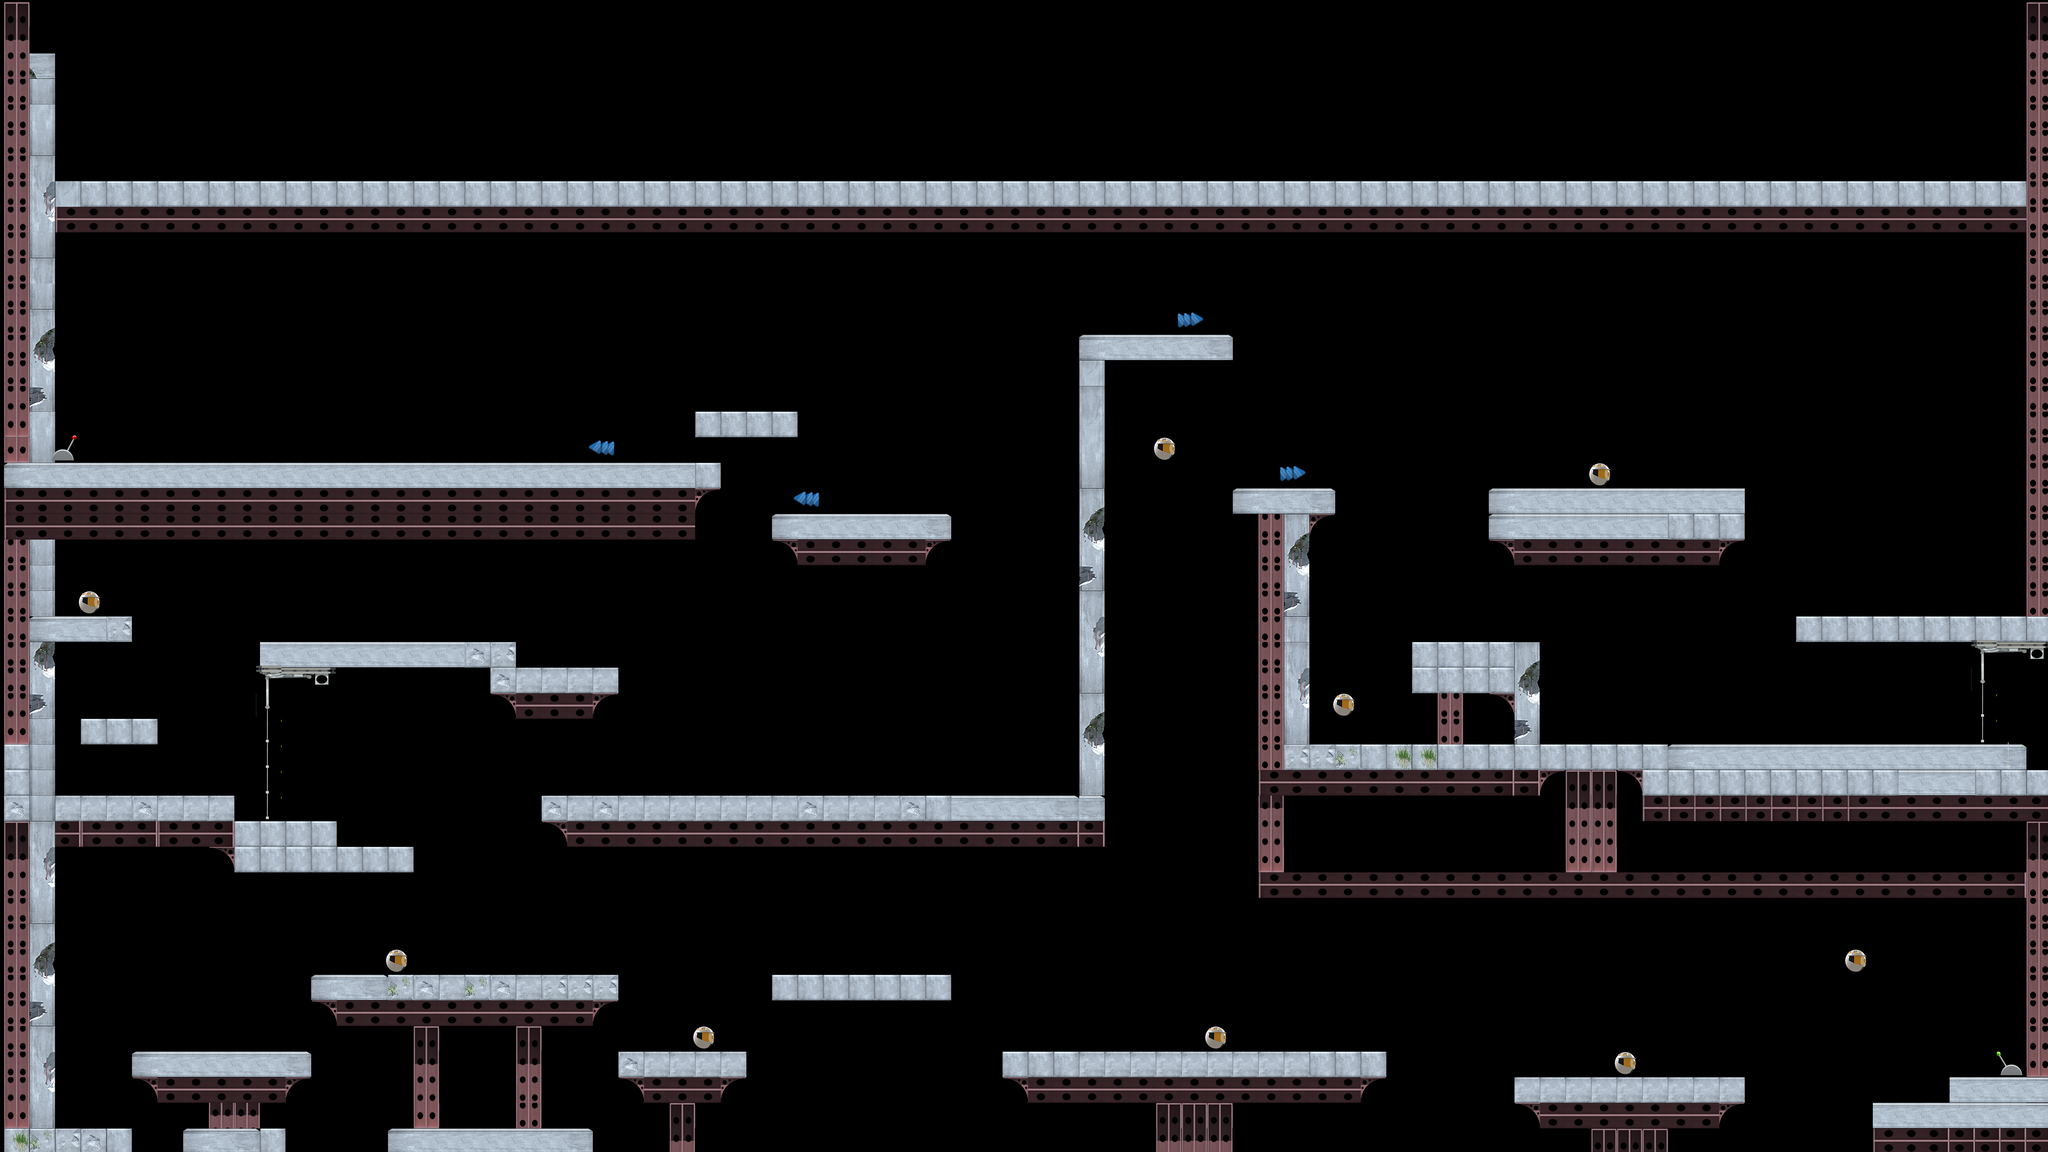

This is a level from a 2D game, rendered from its Tiled map with the project's own tilesets. A one-line summary and the map file follow, with tile-layer data summarised:
An orthogonal 80x45 tile map with 64x64 px tiles, 4 tile layers (Diseño, Puerta, Recolectables, puertaSalirBoss).

<map version="1.0" orientation="orthogonal" renderorder="right-down" width="80" height="45" tilewidth="64" tileheight="64" nextobjectid="1">
 <tileset firstgid="1" name="Tilesv3" tilewidth="64" tileheight="64" tilecount="50" columns="10">
  <image source="Tilesv3.png" width="640" height="320" />
  <tile id="0">
   <properties>
    <property name="body" value="piso" />
   </properties>
  </tile>
  <tile id="1">
   <properties>
    <property name="body" value="piso" />
   </properties>
  </tile>
  <tile id="2">
   <properties>
    <property name="body" value="piso" />
   </properties>
  </tile>
  <tile id="3">
   <properties>
    <property name="body" value="piso" />
   </properties>
  </tile>
  <tile id="4">
   <properties>
    <property name="body" value="piso" />
   </properties>
  </tile>
  <tile id="5">
   <properties>
    <property name="body" value="piso" />
   </properties>
  </tile>
  <tile id="7">
   <properties>
    <property name="tipo" value="puerta" />
   </properties>
  </tile>
  <tile id="8">
   <properties>
    <property name="tipo" value="puerta" />
   </properties>
  </tile>
  <tile id="9">
   <properties>
    <property name="tipo" value="puerta" />
   </properties>
  </tile>
  <tile id="10">
   <properties>
    <property name="body" value="columna" />
   </properties>
  </tile>
  <tile id="11">
   <properties>
    <property name="body" value="columna" />
   </properties>
  </tile>
  <tile id="12">
   <properties>
    <property name="body" value="columna" />
   </properties>
  </tile>
  <tile id="13">
   <properties>
    <property name="body" value="columna" />
   </properties>
  </tile>
  <tile id="14">
   <properties>
    <property name="body" value="piso" />
   </properties>
  </tile>
  <tile id="15">
   <properties>
    <property name="body" value="piso" />
   </properties>
  </tile>
  <tile id="16">
   <properties>
    <property name="body" value="piso" />
   </properties>
  </tile>
  <tile id="17">
   <properties>
    <property name="tipo" value="puerta" />
   </properties>
  </tile>
  <tile id="18">
   <properties>
    <property name="tipo" value="correr" />
   </properties>
  </tile>
  <tile id="19">
   <properties>
    <property name="tipo" value="miniVi" />
   </properties>
  </tile>
  <tile id="20">
   <properties>
    <property name="body" value="columna" />
   </properties>
  </tile>
  <tile id="21">
   <properties>
    <property name="body" value="columna" />
   </properties>
  </tile>
  <tile id="22">
   <properties>
    <property name="body" value="columna" />
   </properties>
  </tile>
  <tile id="23">
   <properties>
    <property name="body" value="columna" />
   </properties>
  </tile>
  <tile id="24">
   <properties>
    <property name="body" value="techo" />
   </properties>
  </tile>
  <tile id="25">
   <properties>
    <property name="body" value="techo" />
   </properties>
  </tile>
  <tile id="26">
   <properties>
    <property name="body" value="techo" />
   </properties>
  </tile>
  <tile id="27">
   <properties>
    <property name="tipo" value="puerta" />
   </properties>
  </tile>
  <tile id="28">
   <properties>
    <property name="tipo" value="palancaPuerta" />
   </properties>
  </tile>
  <tile id="29">
   <properties>
    <property name="tipo" value="palancaBoss" />
   </properties>
  </tile>
  <tile id="30">
   <properties>
    <property name="body" value="columna" />
   </properties>
  </tile>
  <tile id="31">
   <properties>
    <property name="body" value="columna" />
   </properties>
  </tile>
  <tile id="32">
   <properties>
    <property name="body" value="columna" />
   </properties>
  </tile>
  <tile id="33">
   <properties>
    <property name="body" value="columna" />
   </properties>
  </tile>
  <tile id="40">
   <properties>
    <property name="body" value="columna" />
   </properties>
  </tile>
  <tile id="41">
   <properties>
    <property name="body" value="columna" />
   </properties>
  </tile>
  <tile id="42">
   <properties>
    <property name="body" value="columna" />
   </properties>
  </tile>
  <tile id="43">
   <properties>
    <property name="body" value="columna" />
   </properties>
  </tile>
 </tileset>
 <layer name="Diseño" width="80" height="45" offsetx="10" offsety="5">
  <properties>
   <property name="tipo" value="piso" />
  </properties>
  <data>[3600 cells, 847 non-empty, 32 distinct tile ids]</data>
 </layer>
 <layer name="Puerta" width="80" height="45">
  <data>[3600 cells, 7 non-empty, 3 distinct tile ids]</data>
 </layer>
 <layer name="Recolectables" width="80" height="45">
  <data>[3600 cells, 15 non-empty, 4 distinct tile ids]</data>
 </layer>
 <layer name="puertaSalirBoss" width="80" height="45">
  <data>[3600 cells, 4 non-empty, 3 distinct tile ids]</data>
 </layer>
</map>